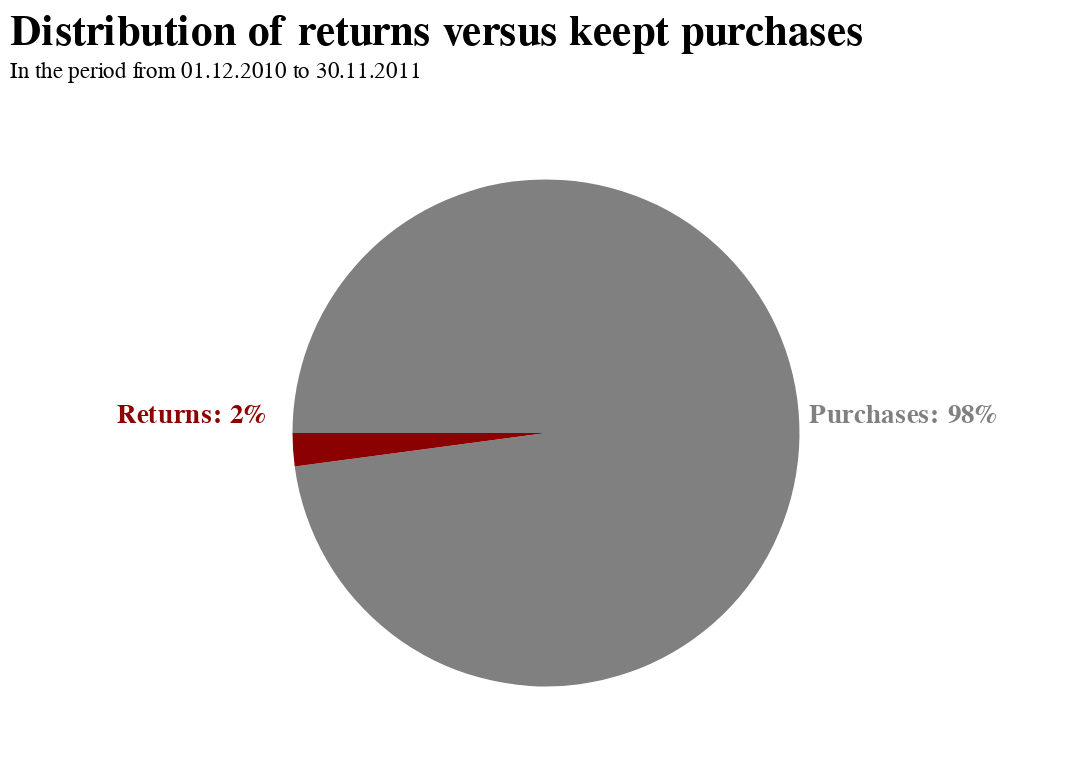

Notebook code for this chart:
### Markdown cell above
# Chart Beschreibung

Um einen klaren Fokus zu schaffen, habe ich den Rahmen des Diagramms entfernt und die Legende durch den Text im Chart ersetzt. Das besonders hervorgehobene Stück ist durch ein leuchtendes Rot hervorgehoben und zieht so die Aufmerksamkeit des Betrachters auf sich. Dabei habe ich bei der Gestaltung auf Einfachheit geachtet und das einheitliche Grau-Rot Farbschema verwendet.

### Code cell
chart = alt.Chart(data).encode(
    theta=alt.Theta("Count:Q"),
    color=alt.condition(
        alt.FieldOneOfPredicate("Category", ["Returns"]),
        alt.value("darkred"),     
        alt.value("grey")     
    )
).properties(
    title={"text":["Distribution of returns versus keept purchases"], "subtitle":["In the period from 01.12.2010 to 30.11.2011"]},
    width=550,
    height=350
)

pie = chart.mark_arc(outerRadius=130,angle=270)

text_returns = alt.Chart().mark_text(
    align="left",
    baseline="bottom",
    fontSize=14,
    fontWeight=700,
    color="darkred"
).encode(
    x=alt.value(55),  # pixels from left
    y=alt.value(173),  # pixels from top
    text=alt.value("Returns: 2%")
)

text_purchases = alt.Chart().mark_text(
    align="left",
    baseline="bottom",
    fontSize=14,
    fontWeight=700,
    color="grey"
).encode(
    x=alt.value(410),  # pixels from left
    y=alt.value(173),  # pixels from top
    text=alt.value("Purchases: 98%")
)

alt.layer(pie, text_returns, text_purchases).configure_view(
    strokeWidth=0
).configure_title(
    fontSize=22,
    font="Arial",
    color="black",
    anchor="start"
).configure_axis(
    labelFont="Arial",
    titleFont="Arial",
    labelFontSize=14,
    titleFontSize=16
)

### Figure 1 — Vega-Lite specification as saved in the notebook (floating-point values rounded to 4 significant figures)
{"config": {"view": {"continuousWidth": 400, "continuousHeight": 300, "strokeWidth": 0}, "axis": {"labelFont": "Arial", "labelFontSize": 14, "titleFont": "Arial", "titleFontSize": 16}, "title": {"anchor": "start", "color": "black", "font": "Arial", "fontSize": 22}}, "layer": [{"data": {"name": "data-352140881edfd4adbea9771153bbe72f"}, "mark": {"type": "arc", "angle": 270, "outerRadius": 130}, "encoding": {"color": {"condition": {"value": "darkred", "test": {"field": "Category", "oneOf": ["Returns"]}}, "value": "grey"}, "theta": {"field": "Count", "type": "quantitative"}}, "height": 350, "title": {"text": ["Distribution of returns versus keept purchases"], "subtitle": ["In the period from 01.12.2010 to 30.11.2011"]}, "width": 550}, {"data": {"name": "empty"}, "mark": {"type": "text", "align": "left", "baseline": "bottom", "color": "darkred", "fontSize": 14, "fontWeight": 700}, "encoding": {"text": {"value": "Returns: 2%"}, "x": {"value": 55}, "y": {"value": 173}}}, {"data": {"name": "empty"}, "mark": {"type": "text", "align": "left", "baseline": "bottom", "color": "grey", "fontSize": 14, "fontWeight": 700}, "encoding": {"text": {"value": "Purchases: 98%"}, "x": {"value": 410}, "y": {"value": 173}}}], "$schema": "https://vega.github.io/schema/vega-lite/v4.17.0.json", "datasets": {"data-352140881edfd4adbea9771153bbe72f": [{"Category": "Purchases", "Count": 396503}, {"Category": "Returns", "Count": 8540}], "empty": [{}]}}
